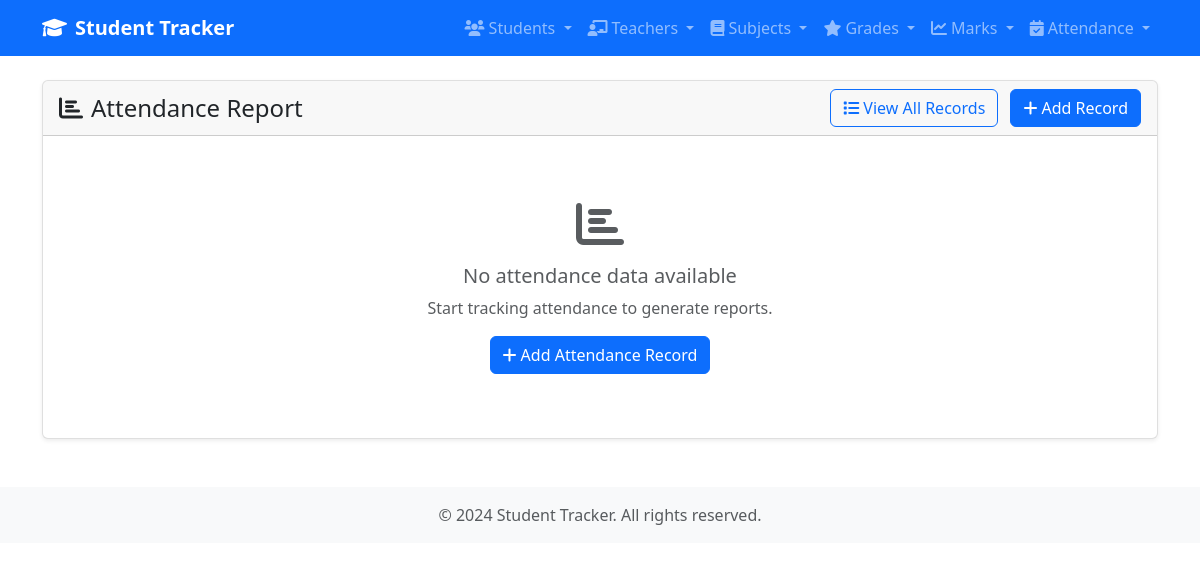
/attendace/report, run on an earlier commit of the app's database.
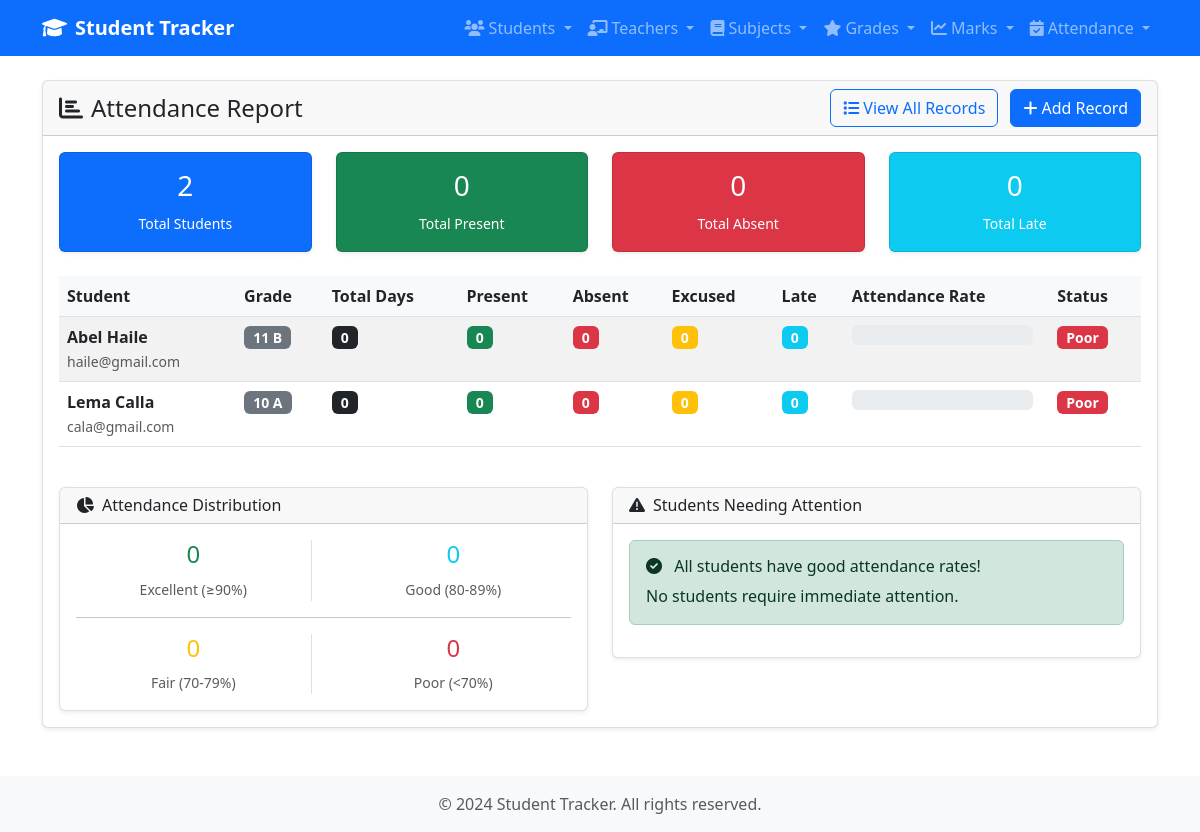
And on a later commit of the database.
### tracker/models.py (models this page shows, shortened)
class Student(models.Model):
    GENDER_CHOICES = [
        ('M', 'Male'),
        ('F', 'Female')
    ]
    first_name = models.CharField(max_length=50)
    last_name = models.CharField( max_length=50)
    email = models.EmailField( max_length=254, unique=True)
    gender = models.CharField(max_length= 7, choices= GENDER_CHOICES)
    created_at = models.DateTimeField(auto_now_add=True)
    grade = models.ForeignKey(Grade, on_delete= models.CASCADE)
    class Meta:
        ordering = ['first_name', 'last_name']

class Grade(models.Model):
    name = models.CharField(max_length=20)

### tracker/views.py (the view)
# urls.py: path('attendace/report', attendace_report, name= 'attendece-report'),
def attendace_report(request):
    students = Student.objects.all()
    report = []
    for student in students:
        total = Attendace.objects.filter(student = student).count()
        present = Attendace.objects.filter(student=student, status='present').count()
        absent = Attendace.objects.filter(student=student, status= 'absent').count()
        excused = Attendace.objects.filter(student=student, status= 'excused').count()
        late = Attendace.objects.filter(student=student, status= 'late').count()
        percentage = (present / total) * 100 if total > 0 else 0
        report.append({
            'student' : student,
            'total' : total,
            'present' : present,
            'absent' : absent,
            'excused' : excused,
            'late' : late,
            'percentage' : round(percentage, 2)
        })
    context = {
        'report' : report
    }
    return render(request, 'tracker/attendace_report.html', context)

### tracker/templates/tracker/attendace_report.html (shortened to what the changed rows need)
{% extends 'tracker/base.html' %}
{% block content %}
<div class="row">
    <div class="col-12">
        <div class="card">
            <div class="card-body">
                {% if report %}
                    <div class="row mb-4">
                        <div class="col-md-3">
                            <div class="card bg-primary text-white">
                                <div class="card-body text-center">
                                    <h3>{{ report|length }}</h3>
                                    <small>Total Students</small>
                                </div>
                            </div>
                        </div>
                        <div class="col-md-3">
                            <div class="card bg-success text-white">
                                <div class="card-body text-center">
                                    <h3>
                                        {% with total_present=0 %}
                                            {{ total_present }}
                                        {% endwith %}
                                    </h3>
                                    <small>Total Present</small>
                                </div>
                            </div>
                        </div>
                        <div class="col-md-3">
                            <div class="card bg-danger text-white">
                                <div class="card-body text-center">
                                    <h3>
                                        {% with total_absent=0 %}
                                            {{ total_absent }}
                                        {% endwith %}
                                    </h3>
                                    <small>Total Absent</small>
                                </div>
                            </div>
                        </div>
                        <div class="col-md-3">
                            <div class="card bg-info text-white">
                                <div class="card-body text-center">
                                    <h3>
                                        {% with total_late=0 %}
                                            {{ total_late }}
                                        {% endwith %}
                                    </h3>
                                    <small>Total Late</small>
                                </div>
                            </div>
                        </div>
                    </div>
                    <div class="table-responsive">
                        <table class="table table-striped table-hover">
                            <thead>
                                <tr>
                                    <th>Student</th>
                                    <th>Grade</th>
                                    <th>Total Days</th>
                                    <th>Present</th>
                                    <th>Absent</th>
                                    <th>Excused</th>
                                    <th>Late</th>
                                    <th>Attendance Rate</th>
                                    <th>Status</th>
                                </tr>
                            </thead>
                            <tbody>
                                {% for item in report %}
                                <tr>
                                    <td>
                                        <strong>{{ item.student.first_name }} {{ item.student.last_name }}</strong>
                                        <br>
                                        <small class="text-muted">{{ item.student.email }}</small>
                                    </td>
                                    <td>
                                        <span class="badge bg-secondary">{{ item.student.grade.name }}</span>
                                    </td>
                                    <td>
                                        <span class="badge bg-dark">{{ item.total }}</span>
                                    </td>
                                    <td>
                                        <span class="badge bg-success">{{ item.present }}</span>
                                    </td>
                                    <td>
                                        <span class="badge bg-danger">{{ item.absent }}</span>
                                    </td>
                                    <td>
                                        <span class="badge bg-warning">{{ item.excused }}</span>
                                    </td>
                                    <td>
                                        <span class="badge bg-info">{{ item.late }}</span>
                                    </td>
                                    <td>
                                        <div class="d-flex align-items-center">
                                            <div class="progress flex-grow-1 me-2" style="height: 20px;">
                                            </div>
                                        </div>
                                    </td>
                                    <td>
                                        {% if item.percentage >= 90 %}
                                            <span class="badge bg-success">Excellent</span>
                                        {% elif item.percentage >= 80 %}
                                            <span class="badge bg-info">Good</span>
                                        {% elif item.percentage >= 70 %}
                                            <span class="badge bg-warning">Fair</span>
                                        {% else %}
                                            <span class="badge bg-danger">Poor</span>
                                        {% endif %}
                                    </td>
                                </tr>
                                {% endfor %}
                            </tbody>
                        </table>
                    </div>
                    <div class="row mt-4">
                        <div class="col-md-6">
                            <div class="card">
                                <div class="card-header">
                                    <h6 class="mb-0">
                                        <i class="fas fa-chart-pie me-2"></i>Attendance Distribution
                                    </h6>
                                </div>
                                <div class="card-body">
                                    <div class="row text-center">
                                        <div class="col-6">
                                            <div class="border-end">
                                                <h4 class="text-success">
                                                    {% with excellent_count=0 %}
                                                        {{ excellent_count }}
                                                    {% endwith %}
                                                </h4>
                                                <small class="text-muted">Excellent (≥90%)</small>
                                            </div>
                                        </div>
                                        <div class="col-6">
                                            <h4 class="text-info">
                                                {% with good_count=0 %}
                                                    {{ good_count }}
                                                {% endwith %}
                                            </h4>
                                            <small class="text-muted">Good (80-89%)</small>
                                        </div>
                                    </div>
                                    <hr>
                                    <div class="row text-center">
                                        <div class="col-6">
                                            <div class="border-end">
                                                <h4 class="text-warning">
                                                    {% with fair_count=0 %}
                                                        {{ fair_count }}
                                                    {% endwith %}
                                                </h4>
                                                <small class="text-muted">Fair (70-79%)</small>
                                            </div>
                                        </div>
                                        <div class="col-6">
                                            <h4 class="text-danger">
                                                {% with poor_count=0 %}
                                                    {{ poor_count }}
                                                {% endwith %}
                                            </h4>
                                            <small class="text-muted">Poor (<70%)</small>
                                        </div>
                                    </div>
                                </div>
                            </div>
                        </div>
                        <div class="col-md-6">
                            <div class="card">
                                <div class="card-header">
                                    <h6 class="mb-0">
                                        <i class="fas fa-exclamation-triangle me-2"></i>Students Needing Attention
                                    </h6>
                                </div>
                                <div class="card-body">
                                    {% with low_attendance=0 %}
                                        {% if low_attendance > 0 %}
                                            <div class="alert alert-warning">
                                                <h6 class="alert-heading">
                                                    <i class="fas fa-exclamation-triangle me-2"></i>
                                                    {{ low_attendance }} student{{ low_attendance|pluralize }} with attendance below 80%
                                                </h6>
                                                <ul class="mb-0">
                                                    {% for item in report %}
                                                        {% if item.percentage < 80 %}
                                                            <li>
                                                                <strong>{{ item.student.first_name }} {{ item.student.last_name }}</strong>
                                                                ({{ item.percentage }}% attendance)
                                                            </li>
                                                        {% endif %}
                                                    {% endfor %}
                                                </ul>
                                            </div>
                                        {% else %}
                                            <div class="alert alert-success">
                                                <h6 class="alert-heading">
                                                    <i class="fas fa-check-circle me-2"></i>
                                                    All students have good attendance rates!
                                                </h6>
                                                <p class="mb-0">No students require immediate attention.</p>
                                            </div>
                                        {% endif %}
                                    {% endwith %}
                                </div>
                            </div>
                        </div>
                    </div>
                {% else %}
                    <div class="text-center py-5">
                        <i class="fas fa-chart-bar fa-3x text-muted mb-3"></i>
                        <h5 class="text-muted">No attendance data available</h5>
                        <p class="text-muted">Start tracking attendance to generate reports.</p>
                        <a href="{% url 'edit-attendace' %}" class="btn btn-primary">
                            <i class="fas fa-plus me-1"></i>Add Attendance Record
                        </a>
                    </div>
                {% endif %}
            </div>
        </div>
    </div>
</div>
{% endblock %}

What changed in the data, as far as the page shows it:
added Student: student.first_name "Abel", student.last_name "Haile", student.email "haile@gmail.com", student.grade.name "11 B", total "0", present "0", absent "0", excused "0", late "0"
added Student: student.first_name "Lema", student.last_name "Calla", student.email "cala@gmail.com", student.grade.name "10 A", total "0", present "0", absent "0", excused "0", late "0"
Also different on the page:
{{ report|length }}: (not shown) → "2"
{{ total_present }}: (not shown) → "0"
{{ total_absent }}: (not shown) → "0"
{{ total_late }}: (not shown) → "0"
{{ excellent_count }}: (not shown) → "0"
{{ good_count }}: (not shown) → "0"
{{ fair_count }}: (not shown) → "0"
{{ poor_count }}: (not shown) → "0"
text no longer shown: "No attendance data available Start tracking attendance to generate reports. Add Attendance Record"
text now shown: "Total Students Total Present Total Absent Total Late Student Grade Total Days Present Absent Excused Late Attendance Rate Status Attendance Distribution Excellent (≥90%) Good (80-89%) Fair (70-79%) Poor (<70%) Students Needing Attention All students have good attendance rates! No students require immediate attention."
